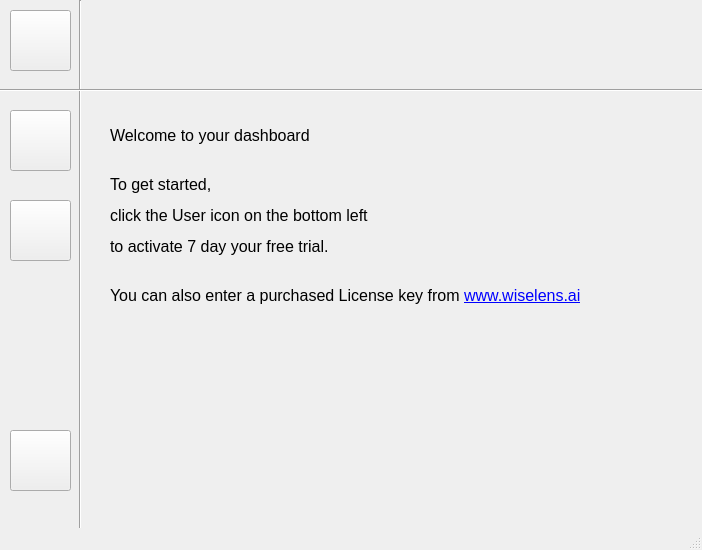
<?xml version="1.0" encoding="UTF-8"?>
<ui version="4.0">
 <class>MainWindow</class>
 <widget class="QMainWindow" name="MainWindow">
  <property name="geometry">
   <rect>
    <x>0</x>
    <y>0</y>
    <width>702</width>
    <height>550</height>
   </rect>
  </property>
  <property name="minimumSize">
   <size>
    <width>702</width>
    <height>550</height>
   </size>
  </property>
  <property name="windowTitle">
   <string>MainWindow</string>
  </property>
  <widget class="QWidget" name="centralwidget">
   <widget class="Line" name="line">
    <property name="geometry">
     <rect>
      <x>70</x>
      <y>0</y>
      <width>20</width>
      <height>531</height>
     </rect>
    </property>
    <property name="orientation">
     <enum>Qt::Vertical</enum>
    </property>
   </widget>
   <widget class="Line" name="line_2">
    <property name="geometry">
     <rect>
      <x>-10</x>
      <y>80</y>
      <width>721</width>
      <height>20</height>
     </rect>
    </property>
    <property name="orientation">
     <enum>Qt::Horizontal</enum>
    </property>
   </widget>
   <widget class="QPushButton" name="cameraButton">
    <property name="geometry">
     <rect>
      <x>10</x>
      <y>110</y>
      <width>61</width>
      <height>61</height>
     </rect>
    </property>
    <property name="toolTip">
     <string>&lt;html&gt;&lt;head/&gt;&lt;body&gt;&lt;p&gt;Add Camera&lt;/p&gt;&lt;/body&gt;&lt;/html&gt;</string>
    </property>
    <property name="styleSheet">
     <string notr="true"/>
    </property>
    <property name="text">
     <string/>
    </property>
    <property name="icon">
     <iconset>
      <normaloff>media/casino-cctv.png</normaloff>media/casino-cctv.png</iconset>
    </property>
    <property name="iconSize">
     <size>
      <width>32</width>
      <height>32</height>
     </size>
    </property>
   </widget>
   <widget class="QPushButton" name="editButton">
    <property name="geometry">
     <rect>
      <x>10</x>
      <y>200</y>
      <width>61</width>
      <height>61</height>
     </rect>
    </property>
    <property name="toolTip">
     <string>&lt;html&gt;&lt;head/&gt;&lt;body&gt;&lt;p&gt;Annotate&lt;/p&gt;&lt;/body&gt;&lt;/html&gt;</string>
    </property>
    <property name="styleSheet">
     <string notr="true"/>
    </property>
    <property name="text">
     <string/>
    </property>
    <property name="icon">
     <iconset>
      <normaloff>media/edit.png</normaloff>media/edit.png</iconset>
    </property>
    <property name="iconSize">
     <size>
      <width>32</width>
      <height>32</height>
     </size>
    </property>
   </widget>
   <widget class="QPushButton" name="userButton">
    <property name="geometry">
     <rect>
      <x>10</x>
      <y>430</y>
      <width>61</width>
      <height>61</height>
     </rect>
    </property>
    <property name="toolTip">
     <string>&lt;html&gt;&lt;head/&gt;&lt;body&gt;&lt;p&gt;License&lt;/p&gt;&lt;/body&gt;&lt;/html&gt;</string>
    </property>
    <property name="styleSheet">
     <string notr="true"/>
    </property>
    <property name="text">
     <string/>
    </property>
    <property name="icon">
     <iconset>
      <normaloff>media/user.png</normaloff>media/user.png</iconset>
    </property>
    <property name="iconSize">
     <size>
      <width>32</width>
      <height>32</height>
     </size>
    </property>
   </widget>
   <widget class="QLabel" name="label_2">
    <property name="geometry">
     <rect>
      <x>110</x>
      <y>110</y>
      <width>471</width>
      <height>211</height>
     </rect>
    </property>
    <property name="font">
     <font>
      <pointsize>12</pointsize>
     </font>
    </property>
    <property name="text">
     <string>&lt;html&gt;&lt;head/&gt;&lt;body&gt;&lt;p&gt;Welcome to your dashboard&lt;br/&gt;&lt;/p&gt;&lt;p&gt;To get started, &lt;/p&gt;&lt;p&gt;click the User icon on the bottom left &lt;/p&gt;&lt;p&gt;to activate 7 day your free trial. &lt;br/&gt;&lt;/p&gt;&lt;p&gt;You can also enter a purchased License key from &lt;a href=&quot;https://wiselens.ai&quot;&gt;&lt;span style=&quot; text-decoration: underline; color:#0000ff;&quot;&gt;www.wiselens.ai&lt;/span&gt;&lt;/a&gt;&lt;/p&gt;&lt;/body&gt;&lt;/html&gt;</string>
    </property>
   </widget>
   <widget class="QLabel" name="logoLabel">
    <property name="geometry">
     <rect>
      <x>100</x>
      <y>10</y>
      <width>231</width>
      <height>61</height>
     </rect>
    </property>
    <property name="font">
     <font>
      <pointsize>14</pointsize>
     </font>
    </property>
    <property name="text">
     <string/>
    </property>
    <property name="pixmap">
     <pixmap>media/wiselens-logo-full.png</pixmap>
    </property>
    <property name="scaledContents">
     <bool>true</bool>
    </property>
   </widget>
   <widget class="QPushButton" name="homeButton">
    <property name="geometry">
     <rect>
      <x>10</x>
      <y>10</y>
      <width>61</width>
      <height>61</height>
     </rect>
    </property>
    <property name="toolTip">
     <string>&lt;html&gt;&lt;head/&gt;&lt;body&gt;&lt;p&gt;Home&lt;/p&gt;&lt;/body&gt;&lt;/html&gt;</string>
    </property>
    <property name="styleSheet">
     <string notr="true"/>
    </property>
    <property name="text">
     <string/>
    </property>
    <property name="icon">
     <iconset>
      <normaloff>media/home.png</normaloff>media/home.png</iconset>
    </property>
    <property name="iconSize">
     <size>
      <width>45</width>
      <height>45</height>
     </size>
    </property>
   </widget>
  </widget>
  <widget class="QMenuBar" name="menubar">
   <property name="geometry">
    <rect>
     <x>0</x>
     <y>0</y>
     <width>702</width>
     <height>22</height>
    </rect>
   </property>
  </widget>
  <widget class="QStatusBar" name="statusbar"/>
 </widget>
 <resources/>
 <connections/>
</ui>
